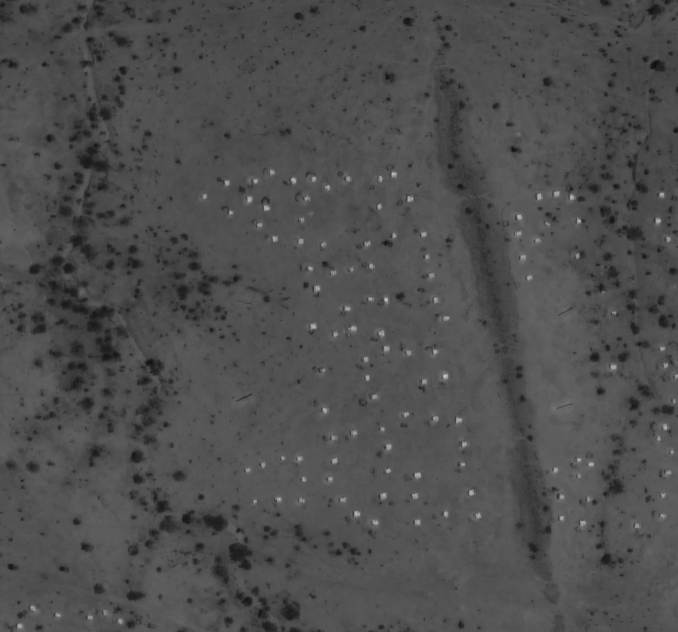
#> input picture cropped_image.png, 678 x 632 px, found by its file name
$ python TentDetect.py
#> lines starting #> are read from the running program, lines starting #| are printed output that depends on the picture; after the words box and inside, x2 and y2 are one past the last pixel; in counts of white or black regions, pixels touching at a corner belong together
"""
ENGO659: Digital Imaging and Applications
Project 2: Counting Tents in a Refugee Camp.

Written by: Veronica Obodozie, Wooju Chung, Alicia Hong
Date: 28-Feb-2025

This script is the implementation of an algprithm to detect the tents in a refugee camp. It takes the panchromatic image
as an input, and gives a cropped area with the edges of the detected tents highlighted with the number of tents.

File and image type was selected by viewing the histogram.

PRE-PROCESSING
Several Image pre-processing steps were performed to reduce noise and enhance the image as below:
1. The coordinates of region with the least noise and greatest contrast was used to crop region of interest with the PIL package.
this image was saved as a .png file
2. Mathematical Morphology, Dilation, was applied on cropped image using CV2 package.
3. The dilated image was then binarized using thresholding.
4. Following thresholding, a Gaussian filter was applied to the binary image to smooth image.

DETECTION
After pre-processing, the tents were detected using the Canny edge detection.

COUNT
The detected tents were counted using the findContour function.

INPUT
OUTPUT: 1.Detected tents highlighted
        2 Total number of Tents counted

REFERENCES:
Used for initial reviewing raster files: https://automating-gis-processes.github.io/CSC18/lessons/L6/plotting-raster.html
OpenCVs Python tutorials were very helpful in figuring out the
    Mathematecal Morphology: https://docs.opencv.org/4.x/d9/d61/tutorial_py_morphological_ops.html
    Canny Edge Detection: https://docs.opencv.org/3.4/da/d22/tutorial_py_canny.html?
For counting object method: https://www.geeksforgeeks.org/count-number-of-object-using-python-opencv/

"""

#-----------------------Importing Packages-------------------------#
# A requirements file has been attached as well. These packages are needed for the code to function.
import cv2
from PIL import Image
import numpy as np
import os
from matplotlib import pyplot as plt

#----------------------Crop Region of Interest-------------------------#
# This code section is for reference only, it was used to crop the larger satellite image to the regoin of interest.
# It uses the pillow package to open and crop the image based on the filepath provided within the code.
# img_pil = Image.open(r"C:\Users\Veron\OneDrive\GitHub\ENGO659\Proj2\Chad-Mille-QB-2.tif")
# img_pil = Image.open(r"/Users/wj/Downloads/ENGO 659/ENGO659/Proj2/Chad-Mille-QB-2.tif")
# img_pil.show()
# cropped_image = img_pil.crop((1580, 1731, 2040, 2187))
#(left, top, right, bottom)
# Shows the image in image viewer
# cropped_image.save('cropped_image.png')

#-----------------------------Image Enhancement-----------------------------#
# Certain steps were taked to enhance the image prior to detection
# Read image using Open Source Computer Vision
img = cv2.imread('cropped_image.png')
#> img is the input picture: shape (632, 678, 3); min 14, max 199, mean 78.1

# 1. Dilate cropped image
# Math Morphology, dilation, method used to increase tent sizes

# Creating 3 x 3 structuring element
strel3x3= cv2.getStructuringElement(cv2.MORPH_RECT,(3,3))
# Image then dialated using 3x3 strel
dilateMM = cv2.dilate(img, strel3x3)

# 2. Threshold
# Applying thresholding to dilated image. This binarizes the image.
# The threshold has a lower bound of 94 and upper bound of 185, based on dark and light tent histogram values.
ret, thresh = cv2.threshold(dilateMM, 94, 185, cv2.THRESH_BINARY)
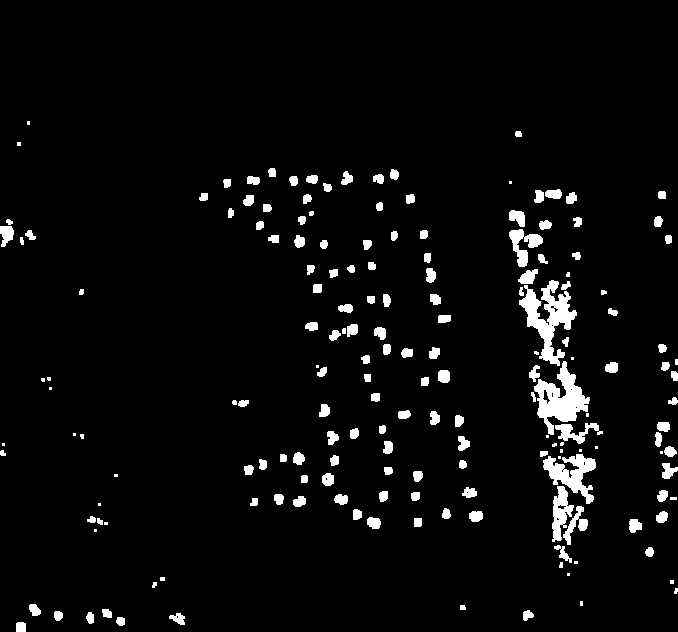
#> thresh: shape (632, 678, 3); values 0 (black) and 185 (white), 4.3% white; 179 white regions (32 under 20 px), largest, box (x1, y1, x2, y2) and area: (519, 280, 577, 366) 1988, (534, 361, 590, 435) 1844, (543, 454, 596, 504) 1211

# Filtering with Gaussian
# A 5x5 gaussian filter was used to reduce noise in the binary image. Necessary when using edge detection version.
gausBlur = cv2.GaussianBlur(thresh, (5, 5), 0)
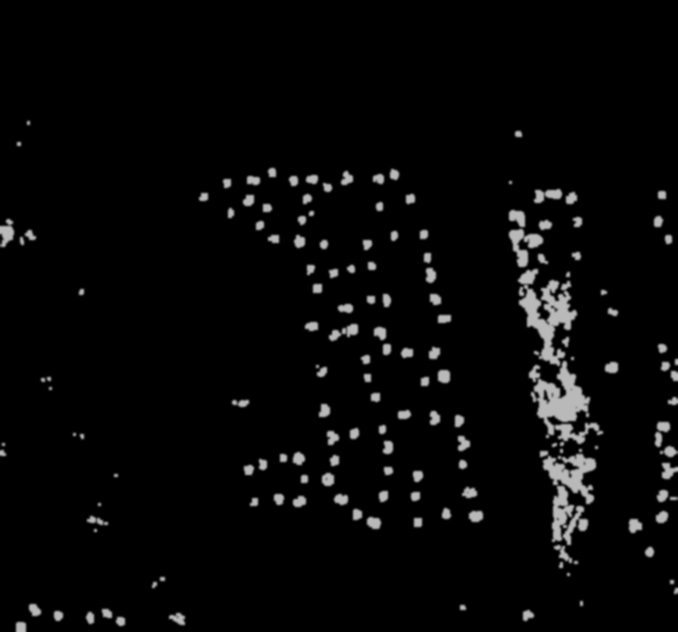
#> gausBlur: shape (632, 678, 3); min 0, max 185, mean 8

#----------------------------------Image Detection----------------------------------------#
# Canny Edge Detection was used to determine tents.
edges = cv2.Canny(gausBlur,100,200)
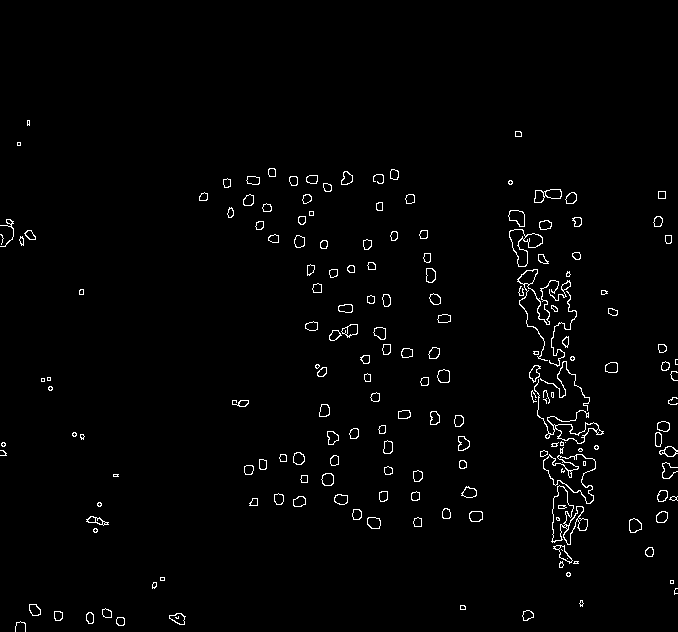
#> edges: shape (632, 678); 1.7% white in thin lines or dots, all inside (x1, y1, x2, y2) = (0, 120, 678, 632)

#-------------------------------------Counting algoritm------------------------------------#
# Counting detected tents was done using the built-in findContours method
(cnt, hierarchy) = cv2.findContours(edges.copy(), cv2.RETR_EXTERNAL, cv2.CHAIN_APPROX_NONE)
#> cnt = 175 contours, 49 with area under 20; largest, box (x1, y1, x2, y2) and area: (543, 454, 596, 504) 1254, (551, 485, 588, 545) 1001, (509, 229, 543, 267) 569, (534, 379, 604, 444) 491, (517, 269, 559, 361) 260
# The contours are displayed on the image, along with the number of tents in the title.
plt.figure(1)
cv2.drawContours(img, cnt, -1, (0, 255, 0), 2)
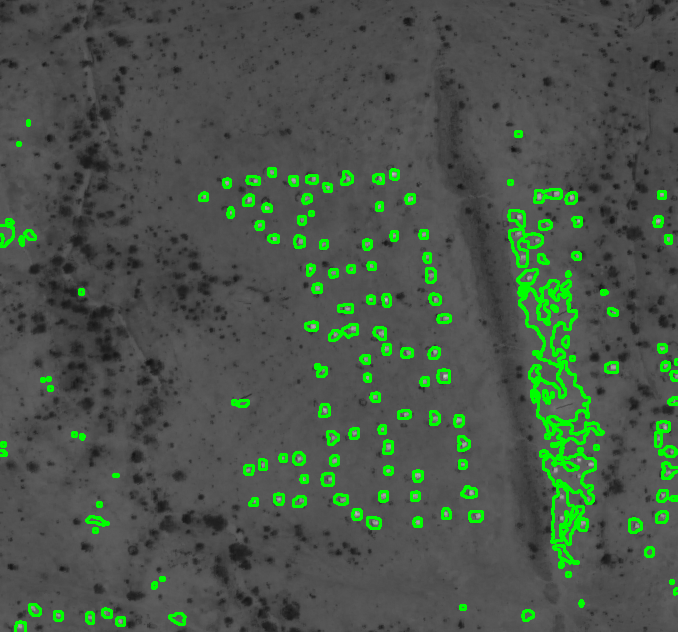
#> img: shape (632, 678, 3); 4.88% of pixels changed, all inside (x1, y1, x2, y2) = (0, 119, 678, 632)
plt.title('Detected: '+ str(len(cnt))+' Tents in Region')
plt.imshow(img)
plt.show()
# Printing out the number of tents
print("Number of tents in region of interest: ", len(cnt))
#| Number of tents in region of interest:  175
